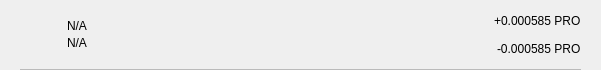
<?xml version="1.0" encoding="UTF-8"?>
<ui version="4.0">
 <class>TxRow</class>
 <widget class="QWidget" name="TxRow">
  <property name="geometry">
   <rect>
    <x>0</x>
    <y>0</y>
    <width>601</width>
    <height>70</height>
   </rect>
  </property>
  <property name="minimumSize">
   <size>
    <width>0</width>
    <height>40</height>
   </size>
  </property>
  <property name="windowTitle">
   <string>Form</string>
  </property>
  <layout class="QVBoxLayout" name="verticalLayout_3">
   <property name="spacing">
    <number>0</number>
   </property>
   <property name="leftMargin">
    <number>0</number>
   </property>
   <property name="topMargin">
    <number>0</number>
   </property>
   <property name="rightMargin">
    <number>0</number>
   </property>
   <property name="bottomMargin">
    <number>0</number>
   </property>
   <item>
    <widget class="QWidget" name="rowContainer" native="true">
     <layout class="QVBoxLayout" name="verticalLayout_2">
      <property name="spacing">
       <number>9</number>
      </property>
      <property name="leftMargin">
       <number>20</number>
      </property>
      <property name="topMargin">
       <number>9</number>
      </property>
      <property name="rightMargin">
       <number>20</number>
      </property>
      <property name="bottomMargin">
       <number>0</number>
      </property>
      <item>
       <widget class="QFrame" name="frame">
        <property name="styleSheet">
         <string notr="true">border:none;</string>
        </property>
        <property name="frameShape">
         <enum>QFrame::StyledPanel</enum>
        </property>
        <property name="frameShadow">
         <enum>QFrame::Raised</enum>
        </property>
        <layout class="QHBoxLayout" name="horizontalLayout" stretch="0,2,0">
         <property name="leftMargin">
          <number>0</number>
         </property>
         <property name="topMargin">
          <number>0</number>
         </property>
         <property name="rightMargin">
          <number>0</number>
         </property>
         <property name="bottomMargin">
          <number>0</number>
         </property>
         <item>
          <widget class="QPushButton" name="icon">
           <property name="focusPolicy">
            <enum>Qt::NoFocus</enum>
           </property>
           <property name="styleSheet">
            <string notr="true">border:none;</string>
           </property>
           <property name="text">
            <string/>
           </property>
           <property name="iconSize">
            <size>
             <width>28</width>
             <height>28</height>
            </size>
           </property>
          </widget>
         </item>
         <item>
          <layout class="QVBoxLayout" name="verticalLayout">
           <property name="spacing">
            <number>3</number>
           </property>
           <property name="leftMargin">
            <number>9</number>
           </property>
           <item>
            <widget class="QLabel" name="lblAddress">
             <property name="styleSheet">
              <string notr="true"/>
             </property>
             <property name="text">
              <string notr="true">N/A</string>
             </property>
             <property name="alignment">
              <set>Qt::AlignBottom|Qt::AlignLeading|Qt::AlignLeft</set>
             </property>
            </widget>
           </item>
           <item>
            <widget class="QLabel" name="lblDate">
             <property name="styleSheet">
              <string notr="true"/>
             </property>
             <property name="text">
              <string notr="true">N/A</string>
             </property>
             <property name="alignment">
              <set>Qt::AlignLeading|Qt::AlignLeft|Qt::AlignTop</set>
             </property>
            </widget>
           </item>
          </layout>
         </item>
         <item>
          <widget class="QWidget" name="containerAmounts" native="true">
           <property name="minimumSize">
            <size>
             <width>80</width>
             <height>0</height>
            </size>
           </property>
           <layout class="QVBoxLayout" name="verticalLayout_4">
            <property name="leftMargin">
             <number>0</number>
            </property>
            <property name="topMargin">
             <number>0</number>
            </property>
            <property name="rightMargin">
             <number>0</number>
            </property>
            <property name="bottomMargin">
             <number>0</number>
            </property>
            <item alignment="Qt::AlignRight">
             <widget class="QLabel" name="lblAmountTop">
              <property name="styleSheet">
               <string notr="true"/>
              </property>
              <property name="text">
               <string>+0.000585 PRO</string>
              </property>
             </widget>
            </item>
            <item alignment="Qt::AlignRight">
             <widget class="QLabel" name="lblAmountBottom">
              <property name="styleSheet">
               <string notr="true"/>
              </property>
              <property name="text">
               <string>-0.000585 PRO</string>
              </property>
             </widget>
            </item>
           </layout>
          </widget>
         </item>
        </layout>
       </widget>
      </item>
      <item>
       <widget class="QLabel" name="lblDivisory">
        <property name="minimumSize">
         <size>
          <width>0</width>
          <height>1</height>
         </size>
        </property>
        <property name="maximumSize">
         <size>
          <width>16777215</width>
          <height>1</height>
         </size>
        </property>
        <property name="styleSheet">
         <string notr="true">background-color:#bababa;</string>
        </property>
        <property name="text">
         <string/>
        </property>
        <property name="alignment">
         <set>Qt::AlignBottom|Qt::AlignLeading|Qt::AlignLeft</set>
        </property>
       </widget>
      </item>
     </layout>
    </widget>
   </item>
  </layout>
 </widget>
 <resources/>
 <connections/>
</ui>
